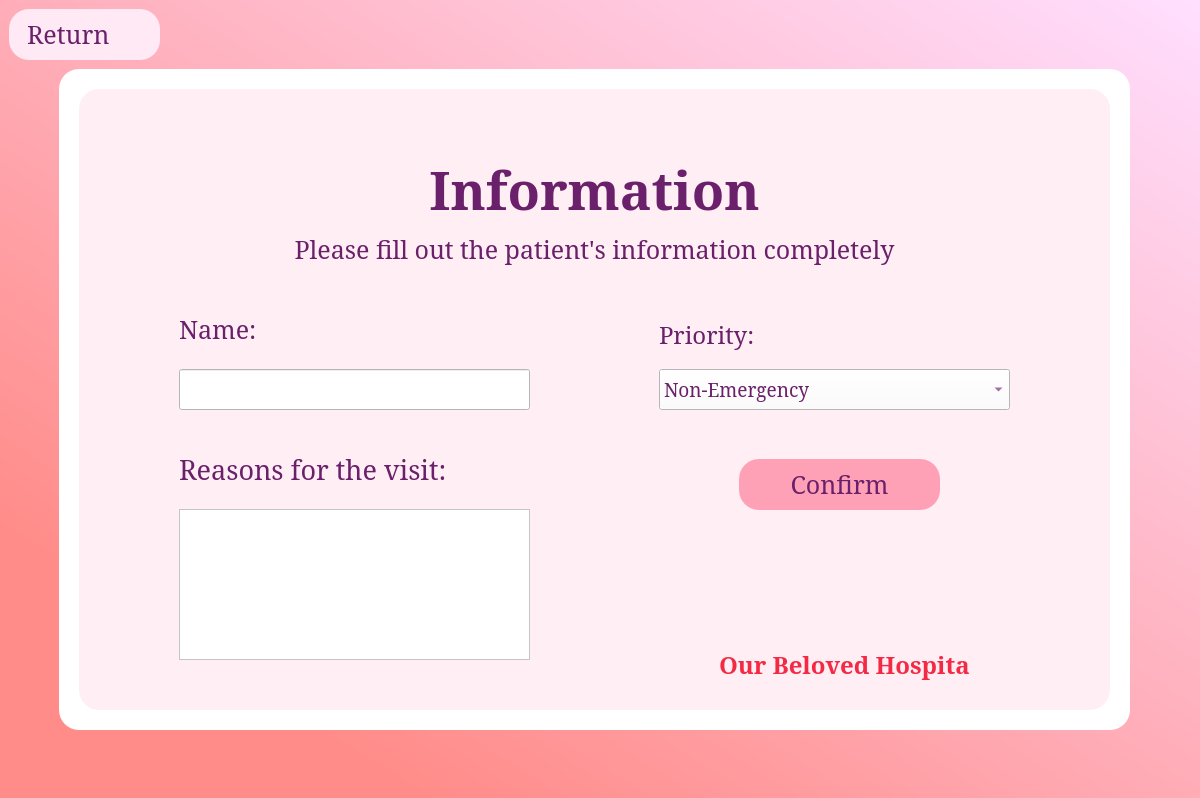
<?xml version="1.0" encoding="UTF-8"?>
<ui version="4.0">
 <class>Dialog</class>
 <widget class="QDialog" name="Dialog">
  <property name="geometry">
   <rect>
    <x>0</x>
    <y>0</y>
    <width>1200</width>
    <height>798</height>
   </rect>
  </property>
  <property name="windowTitle">
   <string>Dialog</string>
  </property>
  <widget class="QWidget" name="infowidget" native="true">
   <property name="geometry">
    <rect>
     <x>-1</x>
     <y>-1</y>
     <width>1201</width>
     <height>801</height>
    </rect>
   </property>
   <property name="font">
    <font>
     <family>Constantia</family>
    </font>
   </property>
   <property name="styleSheet">
    <string notr="true">QWidget#infowidget{
background-color:qlineargradient(spread:pad, x1:0.187, y1:0.840909, x2:1, y2:0, stop:0 rgba(255, 140, 137, 255), stop:1 rgba(255, 223, 255, 255));}</string>
   </property>
   <widget class="QLabel" name="label_2">
    <property name="geometry">
     <rect>
      <x>180</x>
      <y>320</y>
      <width>121</width>
      <height>21</height>
     </rect>
    </property>
    <property name="font">
     <font>
      <family>Constantia</family>
      <pointsize>19</pointsize>
     </font>
    </property>
    <property name="styleSheet">
     <string notr="true">color: rgb(106, 32, 106);</string>
    </property>
    <property name="text">
     <string>Name:</string>
    </property>
   </widget>
   <widget class="QLabel" name="label">
    <property name="geometry">
     <rect>
      <x>350</x>
      <y>150</y>
      <width>491</width>
      <height>81</height>
     </rect>
    </property>
    <property name="font">
     <font>
      <family>Constantia</family>
      <pointsize>40</pointsize>
      <weight>75</weight>
      <italic>false</italic>
      <bold>true</bold>
     </font>
    </property>
    <property name="styleSheet">
     <string notr="true">color: rgb(106, 32, 106);</string>
    </property>
    <property name="text">
     <string>Information</string>
    </property>
    <property name="alignment">
     <set>Qt::AlignCenter</set>
    </property>
   </widget>
   <widget class="QLineEdit" name="name">
    <property name="geometry">
     <rect>
      <x>180</x>
      <y>370</y>
      <width>351</width>
      <height>41</height>
     </rect>
    </property>
    <property name="styleSheet">
     <string notr="true">background-color: rgb(255, 255, 255);
font: 17pt &quot;Constantia&quot;;
color: rgb(106, 32, 106);</string>
    </property>
   </widget>
   <widget class="QComboBox" name="priority">
    <property name="geometry">
     <rect>
      <x>660</x>
      <y>370</y>
      <width>351</width>
      <height>41</height>
     </rect>
    </property>
    <property name="font">
     <font>
      <family>Constantia</family>
      <pointsize>14</pointsize>
     </font>
    </property>
    <property name="styleSheet">
     <string notr="true">background-color: rgb(255, 255, 255);
color: rgb(106, 32, 106);</string>
    </property>
    <item>
     <property name="text">
      <string>Non-Emergency</string>
     </property>
    </item>
    <item>
     <property name="text">
      <string>Emergency</string>
     </property>
    </item>
   </widget>
   <widget class="QLabel" name="label_3">
    <property name="geometry">
     <rect>
      <x>660</x>
      <y>320</y>
      <width>121</width>
      <height>31</height>
     </rect>
    </property>
    <property name="font">
     <font>
      <family>Constantia</family>
      <pointsize>18</pointsize>
     </font>
    </property>
    <property name="styleSheet">
     <string notr="true">color: rgb(106, 32, 106);</string>
    </property>
    <property name="text">
     <string>Priority:</string>
    </property>
   </widget>
   <widget class="QLabel" name="label_4">
    <property name="geometry">
     <rect>
      <x>180</x>
      <y>460</y>
      <width>321</width>
      <height>21</height>
     </rect>
    </property>
    <property name="font">
     <font>
      <family>Constantia</family>
      <pointsize>20</pointsize>
      <weight>50</weight>
      <italic>false</italic>
      <bold>false</bold>
     </font>
    </property>
    <property name="styleSheet">
     <string notr="true">color: rgb(106, 32, 106);</string>
    </property>
    <property name="text">
     <string>Reasons for the visit:</string>
    </property>
   </widget>
   <widget class="QPushButton" name="confirm">
    <property name="geometry">
     <rect>
      <x>740</x>
      <y>460</y>
      <width>201</width>
      <height>51</height>
     </rect>
    </property>
    <property name="font">
     <font>
      <family>Constantia</family>
      <pointsize>19</pointsize>
     </font>
    </property>
    <property name="styleSheet">
     <string notr="true">border-radius:20;
background-color: rgb(255, 161, 182);
color: rgb(106, 32, 106);</string>
    </property>
    <property name="text">
     <string>Confirm</string>
    </property>
   </widget>
   <widget class="QPlainTextEdit" name="description">
    <property name="geometry">
     <rect>
      <x>180</x>
      <y>510</y>
      <width>351</width>
      <height>151</height>
     </rect>
    </property>
    <property name="styleSheet">
     <string notr="true">background-color: rgb(255, 255, 255);
font: 17pt &quot;Constantia&quot;;
color: rgb(106, 32, 106);</string>
    </property>
   </widget>
   <widget class="QLabel" name="error">
    <property name="geometry">
     <rect>
      <x>510</x>
      <y>690</y>
      <width>351</width>
      <height>21</height>
     </rect>
    </property>
    <property name="font">
     <font>
      <family>Constantia</family>
      <pointsize>19</pointsize>
     </font>
    </property>
    <property name="styleSheet">
     <string notr="true">
color: rgb(255, 0, 0);</string>
    </property>
    <property name="text">
     <string/>
    </property>
   </widget>
   <widget class="QPushButton" name="pushButton_4">
    <property name="geometry">
     <rect>
      <x>60</x>
      <y>70</y>
      <width>1071</width>
      <height>661</height>
     </rect>
    </property>
    <property name="styleSheet">
     <string notr="true">border-radius:20;
background-color: rgb(255, 255, 255);
border-color: rgb(255, 85, 127);
font: 18pt;</string>
    </property>
    <property name="text">
     <string/>
    </property>
   </widget>
   <widget class="QPushButton" name="pushButton_2">
    <property name="geometry">
     <rect>
      <x>80</x>
      <y>90</y>
      <width>1031</width>
      <height>621</height>
     </rect>
    </property>
    <property name="font">
     <font>
      <pointsize>18</pointsize>
      <weight>50</weight>
      <italic>false</italic>
      <bold>false</bold>
     </font>
    </property>
    <property name="styleSheet">
     <string notr="true">border-radius:20;
border-color: rgb(255, 85, 127);
font: 18pt;
background-color: rgb(255, 238, 244);</string>
    </property>
    <property name="text">
     <string/>
    </property>
   </widget>
   <widget class="QLabel" name="label_5">
    <property name="geometry">
     <rect>
      <x>200</x>
      <y>210</y>
      <width>791</width>
      <height>81</height>
     </rect>
    </property>
    <property name="font">
     <font>
      <family>Constantia</family>
      <pointsize>19</pointsize>
      <weight>50</weight>
      <italic>false</italic>
      <bold>false</bold>
     </font>
    </property>
    <property name="styleSheet">
     <string notr="true">color: rgb(106, 32, 106);</string>
    </property>
    <property name="text">
     <string>Please fill out the patient's information completely</string>
    </property>
    <property name="alignment">
     <set>Qt::AlignCenter</set>
    </property>
   </widget>
   <widget class="QLabel" name="label_7">
    <property name="geometry">
     <rect>
      <x>720</x>
      <y>650</y>
      <width>251</width>
      <height>31</height>
     </rect>
    </property>
    <property name="font">
     <font>
      <family>Constantia</family>
      <pointsize>18</pointsize>
      <weight>75</weight>
      <italic>false</italic>
      <bold>true</bold>
     </font>
    </property>
    <property name="styleSheet">
     <string notr="true">
color: rgb(244, 42, 69);</string>
    </property>
    <property name="text">
     <string>Our Beloved Hospital</string>
    </property>
   </widget>
   <widget class="QLabel" name="label_9">
    <property name="geometry">
     <rect>
      <x>780</x>
      <y>560</y>
      <width>111</width>
      <height>81</height>
     </rect>
    </property>
    <property name="text">
     <string/>
    </property>
    <property name="pixmap">
     <pixmap>logo re.png</pixmap>
    </property>
   </widget>
   <widget class="QLabel" name="label_10">
    <property name="geometry">
     <rect>
      <x>760</x>
      <y>160</y>
      <width>71</width>
      <height>61</height>
     </rect>
    </property>
    <property name="text">
     <string/>
    </property>
    <property name="pixmap">
     <pixmap>infolo rere.png</pixmap>
    </property>
   </widget>
   <widget class="QPushButton" name="returnbutt">
    <property name="geometry">
     <rect>
      <x>10</x>
      <y>10</y>
      <width>151</width>
      <height>51</height>
     </rect>
    </property>
    <property name="font">
     <font>
      <family>Constantia</family>
      <pointsize>19</pointsize>
     </font>
    </property>
    <property name="toolTip">
     <string>&lt;html&gt;&lt;head/&gt;&lt;body&gt;&lt;p&gt;Return&lt;/p&gt;&lt;/body&gt;&lt;/html&gt;</string>
    </property>
    <property name="layoutDirection">
     <enum>Qt::LeftToRight</enum>
    </property>
    <property name="styleSheet">
     <string notr="true">border-radius:20;
background-color: rgb(255, 233, 245);
color: rgb(106, 32, 106);</string>
    </property>
    <property name="text">
     <string>Return     </string>
    </property>
   </widget>
   <widget class="QLabel" name="label_11">
    <property name="geometry">
     <rect>
      <x>110</x>
      <y>10</y>
      <width>41</width>
      <height>51</height>
     </rect>
    </property>
    <property name="font">
     <font>
      <pointsize>1</pointsize>
     </font>
    </property>
    <property name="text">
     <string/>
    </property>
    <property name="pixmap">
     <pixmap>back re.png</pixmap>
    </property>
   </widget>
   <zorder>pushButton_4</zorder>
   <zorder>pushButton_2</zorder>
   <zorder>label_2</zorder>
   <zorder>label</zorder>
   <zorder>name</zorder>
   <zorder>priority</zorder>
   <zorder>label_3</zorder>
   <zorder>label_4</zorder>
   <zorder>confirm</zorder>
   <zorder>description</zorder>
   <zorder>error</zorder>
   <zorder>label_5</zorder>
   <zorder>label_7</zorder>
   <zorder>label_9</zorder>
   <zorder>label_10</zorder>
   <zorder>returnbutt</zorder>
   <zorder>label_11</zorder>
  </widget>
 </widget>
 <resources>
  <include location="picc.qrc"/>
 </resources>
 <connections/>
</ui>
